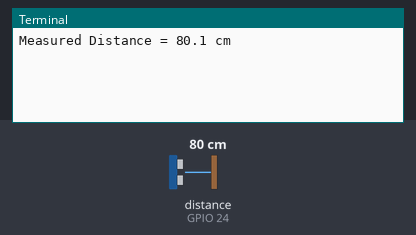
Simulated run of this program. Board: Raspberry Pi (BCM pin numbers). On the bench: the last lines printed to the terminal. The inputs (shaded band) are chosen by the test bench; at power-on: distance to the obstacle (sensor on GPIO 24) 80 cm. The echo pulse lasts 58.3 µs per cm; web requests get an empty 200 reply after 0.4 s; the clock reads 2024-03-15 10:24:30 at power-on unless the program sets it.

Above: at 1.6 s.
1.7 s: distance to the obstacle (sensor on GPIO 24) set to 2 cm
At 6.2 s:
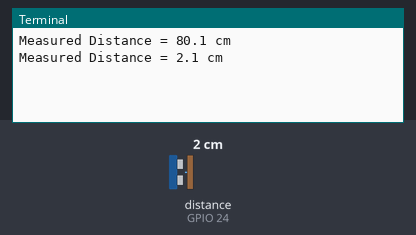
7.7 s: distance to the obstacle (sensor on GPIO 24) set to 4 cm
At 12.7 s:
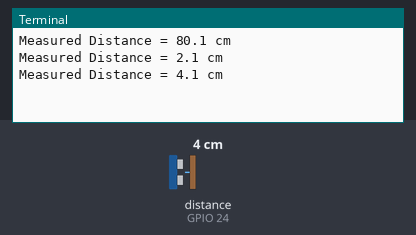
Timing chart, 0 to 14.2 s (numbered marks = the images above; inputs shaded):
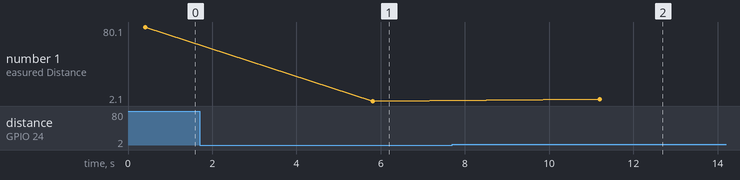

Measured:
- after the input at 1.7 s, the terminal: prints a new line after 4.1 s (image 1)
- after the input at 7.7 s, the terminal: prints a new line after 3.5 s (image 2)
- plotted number 1: 80.1 → 2.1 after the input at 1.7 s, 2.1 → 4.1 after the input at 7.7 s

The program:

adafruit_ultrasonic.py
```python
#pip3 install adafruit-io

import time
import RPi.GPIO as GPIO
from Adafruit_IO import Client

GPIO.setmode(GPIO.BCM)
GPIO.setwarnings(False)
GPIO_TRIGGER = 23
GPIO_ECHO = 24

GPIO.setup(GPIO_TRIGGER, GPIO.OUT)
GPIO.setup(GPIO_ECHO, GPIO.IN)

ADAFRUIT_IO_USERNAME = "ak*******e"
ADAFRUIT_IO_KEY = "aio_sTDz42********uPq0WvqPIR"

# Create an instance of the REST client.
aio = Client(ADAFRUIT_IO_USERNAME, ADAFRUIT_IO_KEY)

distance_feed = aio.feeds('distance')


def distance():
    # set Trigger to HIGH
    GPIO.output(GPIO_TRIGGER, True)

    # set Trigger after 0.01ms to LOW
    time.sleep(0.00001)
    GPIO.output(GPIO_TRIGGER, False)

    while GPIO.input(GPIO_ECHO) == 0:
        StartTime = time.time()

    # save time of arrival
    while GPIO.input(GPIO_ECHO) == 1:
        StopTime = time.time()

    TimeElapsed = StopTime - StartTime
    distance = (TimeElapsed * 34300) / 2

    return distance

while True:
    dist = distance()
    print ("Measured Distance = %.1f cm" % dist)
    try:
        aio.send(distance_feed.key, str(dist))
        time.sleep(5)
    except:
        print("Exception occured..")
```
